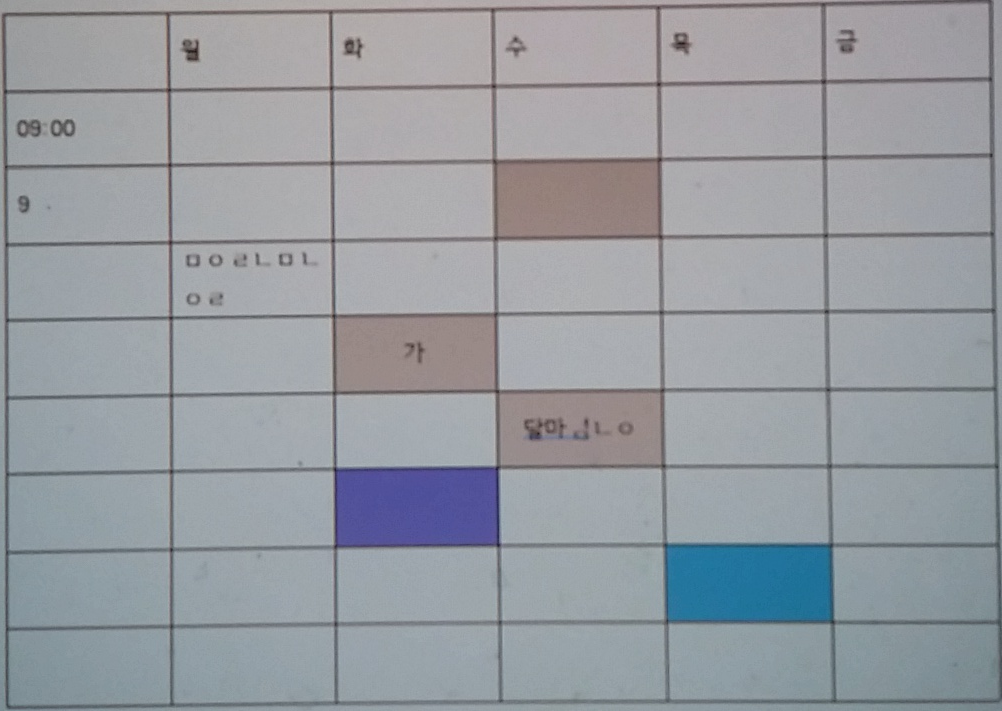
//> input picture c++/OpenCV/OpenCV/test.jpg, 1002 x 711 px
$ ./Source   (built with g++ and OpenCV 4)
//> lines starting //> are read from the running program, lines starting //| are printed output that depends on the picture; after the words box and inside, x2 and y2 are one past the last pixel; in counts of white or black regions, pixels touching at a corner belong together
#include "opencv.hpp"
using namespace cv;
using namespace std;

int main() {
	vector<short> lines, marks;
	Mat src, edges, kernel;
	src = imread("test.jpg");
//> src is the input picture: 711 rows x 1002 cols, CV_8UC3; mean B, G, R 161.4, 155.6, 151.1
	if (src.empty()) {
		printf("error) cannot open image\n");
		waitKey();
		return -1;
	}
//	imshow("src", src);
	printf("%d %d\n", src.rows, src.cols);
//| 711 1002
	cvtColor(src, edges, CV_BGR2GRAY);
	GaussianBlur(edges, edges, Size(11, 11), 0);
	adaptiveThreshold(edges, edges, 255, ADAPTIVE_THRESH_MEAN_C, THRESH_BINARY, 5, 2);
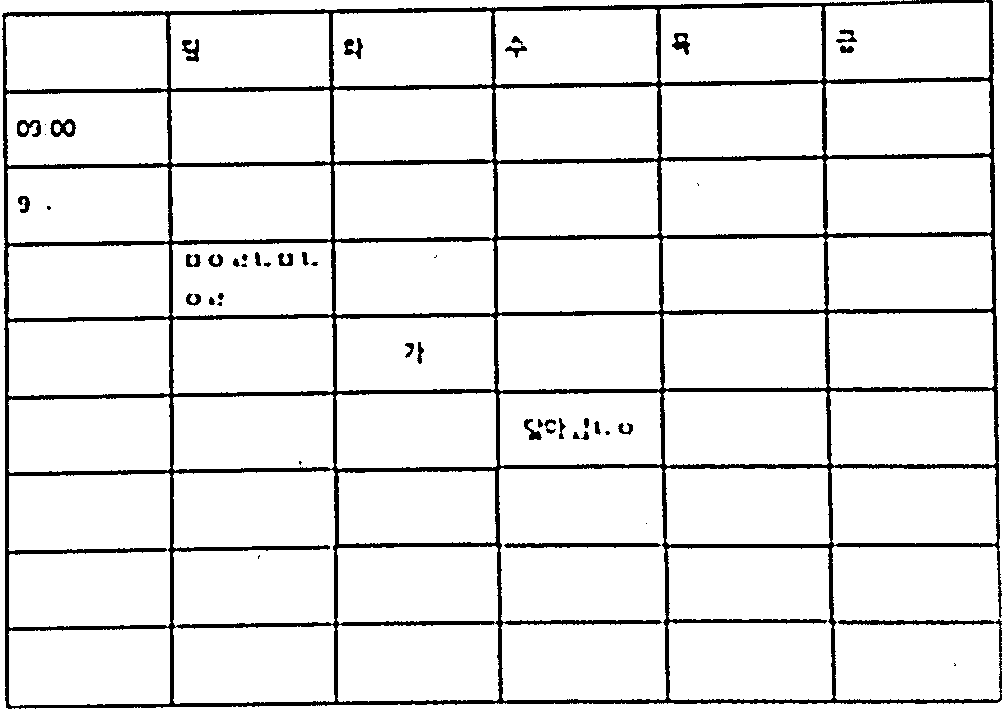
//> edges: 711 rows x 1002 cols, CV_8UC1; 91.3% white; 47 black regions (12 under 20 px), largest, box (x1, y1, x2, y2) and area: (2, 0, 1002, 709) 57732, (504, 543, 661, 548) 643, (50, 119, 76, 137) 268
	bitwise_not(edges, edges);
	kernel = (Mat_<uchar>(3, 3) << 0, 1, 0, 1, 1, 1, 0, 1, 0);
	dilate(edges, edges, kernel);
//> edges: 711 rows x 1002 cols, CV_8UC1; 12.9% white; 36 white regions (7 under 20 px), largest, box (x1, y1, x2, y2) and area: (1, 0, 1002, 710) 86648, (49, 118, 77, 138) 385, (16, 119, 42, 138) 361
	int max = -1;
	Point maxPt;

	for (int y = 0; y < edges.size().height; y++)
	{
		uchar *row = edges.ptr(y);
		for (int x = 0; x < edges.size().width; x++)
		{
			if (row[x] >= 128)
			{

				int area = floodFill(edges, Point(x, y), CV_RGB(0, 0, 64));

				if (area > max)
				{
					maxPt = Point(x, y);
					max = area;
				}
			}
		}

	} floodFill(edges, maxPt, CV_RGB(255, 255, 255));
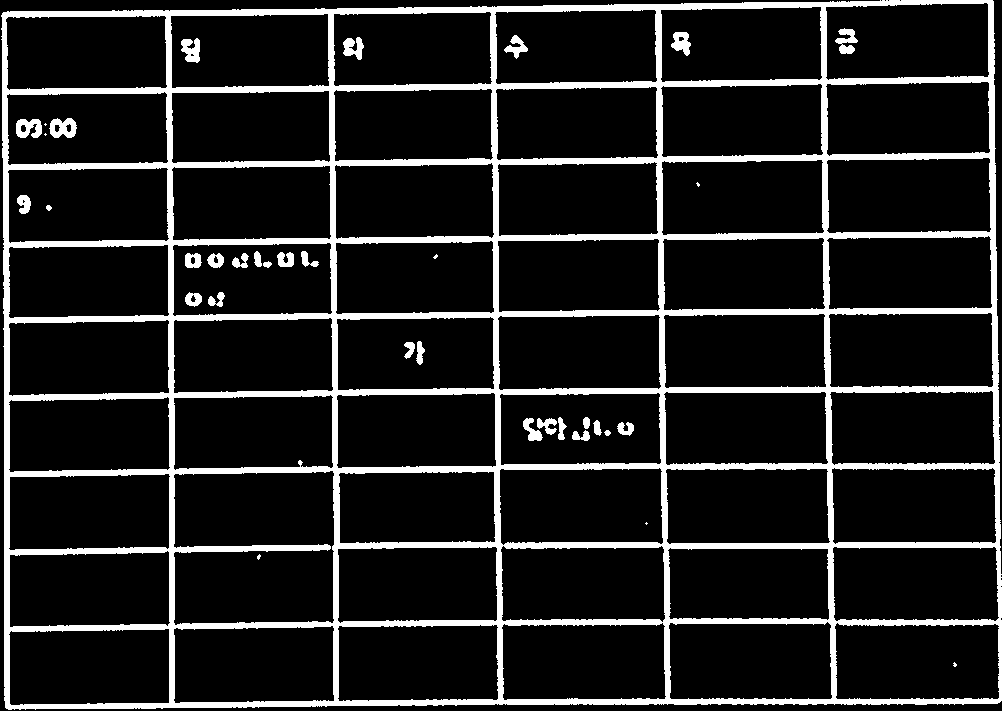
//> edges: 711 rows x 1002 cols, CV_8UC1; values 0 (black) and 64 (white), 12.9% white; 36 white regions (7 under 20 px), largest, box (x1, y1, x2, y2) and area: (1, 0, 1002, 710) 86648, (49, 118, 77, 138) 385, (16, 119, 42, 138) 361
//> after the loop, max = 86648
//> edges: 711 rows x 1002 cols, CV_8UC1; 12.16% of pixels changed, all inside (x1, y1, x2, y2) = (1, 0, 1002, 710)
	for (int y = 0; y < edges.size().height; y++)
	{
		uchar *row = edges.ptr(y);
		for (int x = 0; x < edges.size().width; x++)
		{
			if (row[x] == 64 && x != maxPt.x && y != maxPt.y)
			{
				int area = floodFill(edges, Point(x, y), CV_RGB(0, 0, 0));
			}
		}
	}
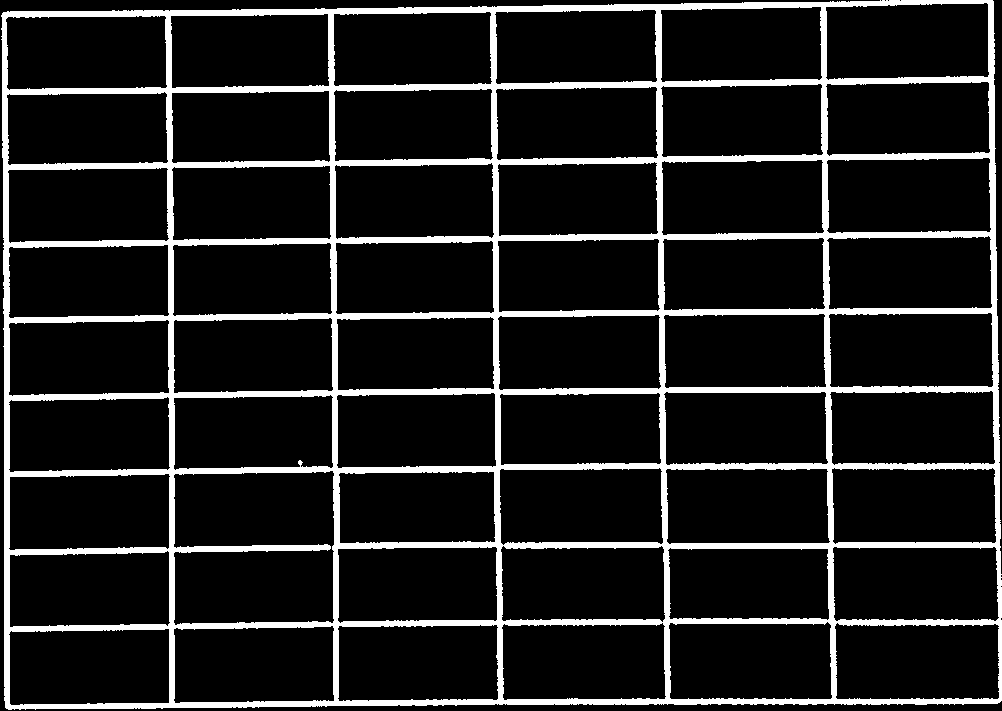
//> edges: 711 rows x 1002 cols, CV_8UC1; 12.2% white; 1 white region, box (x1, y1, x2, y2) and area: (1, 0, 1002, 710) 86648
	erode(edges, edges, kernel);
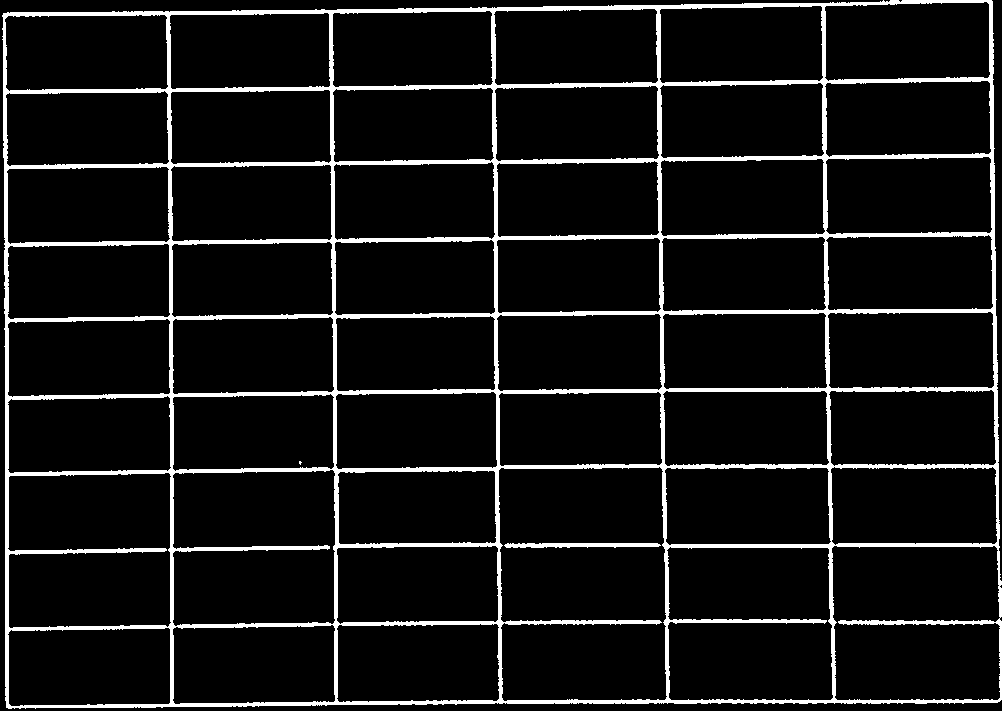
//> edges: 711 rows x 1002 cols, CV_8UC1; 8.2% white; 3 white regions (1 under 20 px), largest, box (x1, y1, x2, y2) and area: (2, 0, 1002, 709) 57845, (504, 543, 661, 548) 643
	//	imshow("thresholded", edges);


	Mat hori = edges.clone();
	int size = hori.cols / 15;
//> size = 66
	Mat horizontalStructure = getStructuringElement(MORPH_RECT, Size(size, 1));
//> horizontalStructure = 66 values from 1 to 1
	erode(hori, hori, horizontalStructure, Point(-1, -1));
	dilate(hori, hori, horizontalStructure, Point(-1, -1));
//> hori: 711 rows x 1002 cols, CV_8UC1; 4.9% white; 16 white regions, largest, box (x1, y1, x2, y2) and area: (3, 0, 994, 16) 3776, (5, 154, 995, 169) 3750, (4, 78, 995, 93) 3730
	//	imshow("hori", hori);


	Mat vert = edges.clone();
	size = vert.rows / 15;
//> size = 47
	Mat verticalStructure = getStructuringElement(MORPH_RECT, Size(1, size));
//> verticalStructure = 47 values from 1 to 1
	erode(vert, vert, verticalStructure, Point(-1, -1));
	dilate(vert, vert, verticalStructure, Point(-1, -1));
//> vert: 711 rows x 1002 cols, CV_8UC1; 2.3% white; 8 white regions, largest, box (x1, y1, x2, y2) and area: (329, 10, 339, 705) 2591, (3, 13, 9, 709) 2528, (657, 5, 669, 704) 2404
	//	imshow("vert", vert);

	Mat matVert = Mat::zeros(src.rows, src.cols, IMREAD_GRAYSCALE);
	line(matVert, Point(src.cols / 2, 0), Point(src.cols / 2, src.rows), Scalar(255, 255, 255), 3, 8, 0);
//> matVert: 711 rows x 1002 cols, CV_8UC1; 0.5% white; 1 white region, box (x1, y1, x2, y2) and area: (499, 0, 504, 711) 3555
	bitwise_and(matVert, hori, matVert);
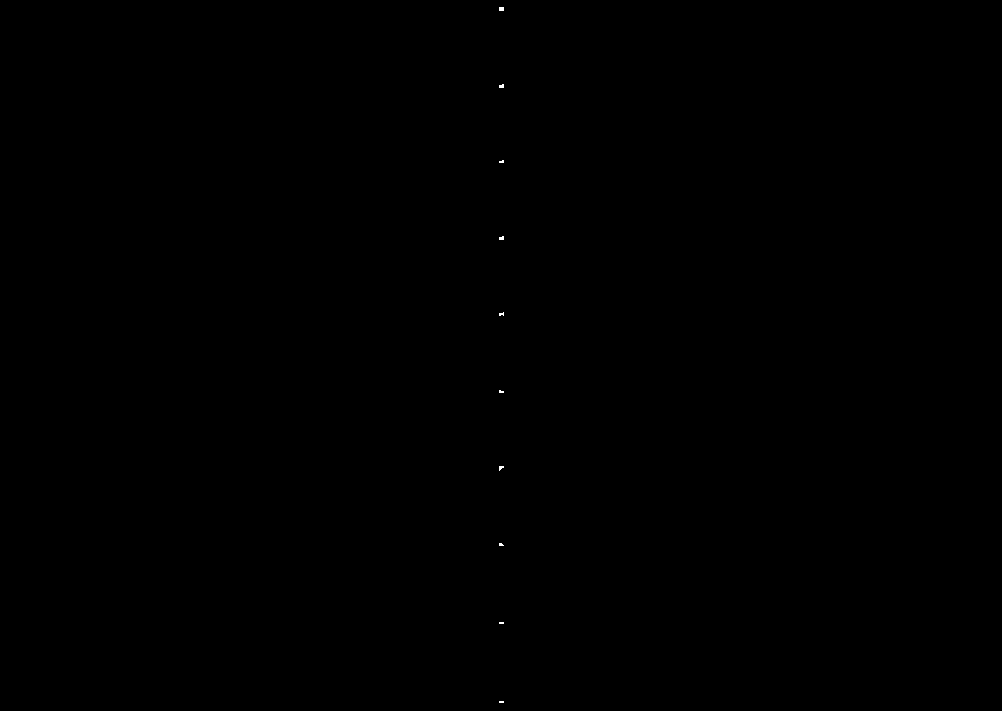
//> matVert: 711 rows x 1002 cols, CV_8UC1; 0.02% white in thin lines or dots, all inside (x1, y1, x2, y2) = (499, 7, 504, 703)
	for (int i = 0, j = matVert.cols / 2, delta = matVert.rows*0.02f; i < matVert.rows; i++) {
		if (matVert.at<uchar>(i, j) != 0) {
			marks.push_back(i);
			i += delta;
		}
	}
	//	imshow("matVert", matVert);


	Mat matHori = Mat::zeros(src.rows, src.cols, IMREAD_GRAYSCALE);
	line(matHori, Point(0, src.rows / 2), Point(src.cols, src.rows / 2), Scalar(255, 255, 255), 3, 8, 0);
//> matHori: 711 rows x 1002 cols, CV_8UC1; 0.7% white; 1 white region, box (x1, y1, x2, y2) and area: (0, 353, 1002, 358) 5010
	bitwise_and(matHori, vert, matHori);
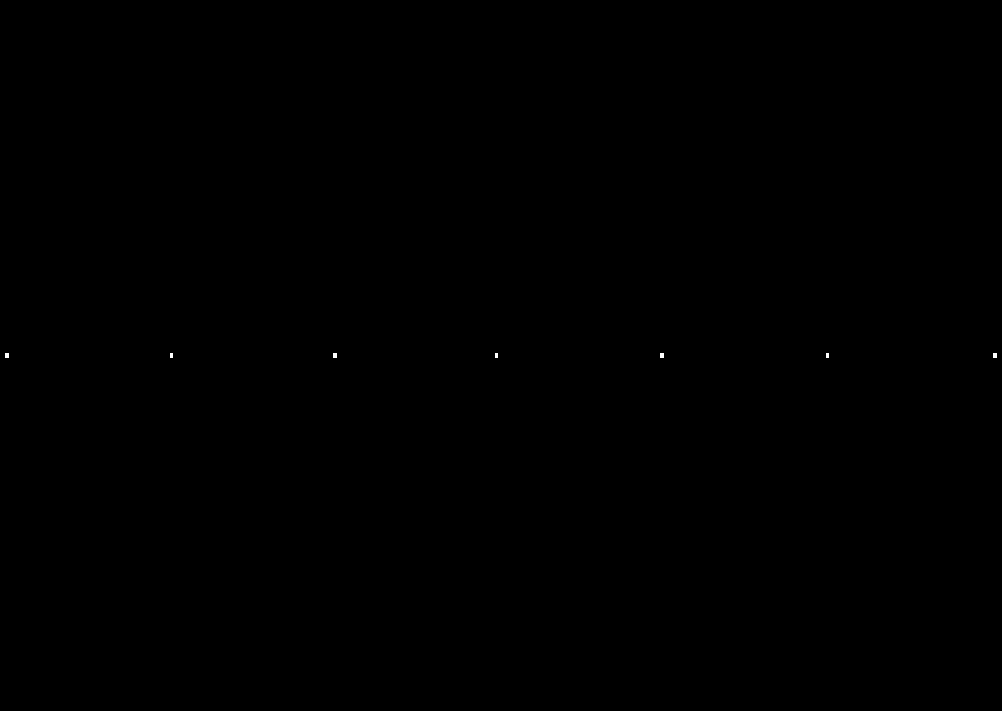
//> matHori: 711 rows x 1002 cols, CV_8UC1; 0.02% white; 7 white regions (3 under 20 px), largest, box (x1, y1, x2, y2) and area: (5, 353, 9, 358) 20, (333, 353, 337, 358) 20, (660, 353, 664, 358) 20, (993, 353, 997, 358) 20
	for (int i = 0, j = matHori.rows / 2, delta = matHori.rows*0.02f; i < matHori.cols; i++) {
		if (matHori.at<uchar>(j, i) != 0) {
			lines.push_back(i);
			i += delta;
		}
	}
	//	imshow("matHori", matHori);

	if (lines.size() < 7) {
		printf("error) there were few columns\n");
		waitKey();
		return -1;
	}

	printf("this table is %d X %d\n", lines.size(), marks.size());
//| this table is 7 X 10
	printf("lines : ", lines.size());
//| lines :
	for (int i = 0; i < lines.size(); i++) {
		printf("%d ", lines.at(i));
	}
	printf("\n");

	printf("marks : ", marks.size());
//| marks :
	for (int i = 0; i < marks.size(); i++) {
		printf("%d ", marks.at(i));
	}
	printf("\n");

	Mat colums[6];
	string name[] = { "0.jpg","1.jpg","2.jpg","3.jpg","4.jpg","5.jpg" };
	for (int i = 0, height = marks.at(marks.size() - 1); i < 6; i++) {
		colums[i] = src(Rect(lines.at(i), marks.at(1), lines.at(i + 1) - lines.at(i), height - marks.at(1)));
	// [5 lines of commented-out code are left out]
		imwrite(name[i], colums[i]);
	}
//> this loop made 6 passes
//> pass 2, `imwrite(name[i], colums[i]);`:
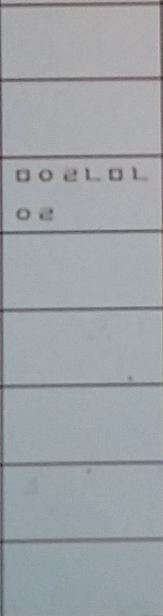
//> saved as 1.jpg: 616 rows x 163 cols, CV_8UC3; mean B, G, R 167.4, 162.9, 157.9

	waitKey();
	return 0;
}

$ run again, with c++/OpenCV/OpenCV/untitled10.jpg copied over c++/OpenCV/OpenCV/test.jpg
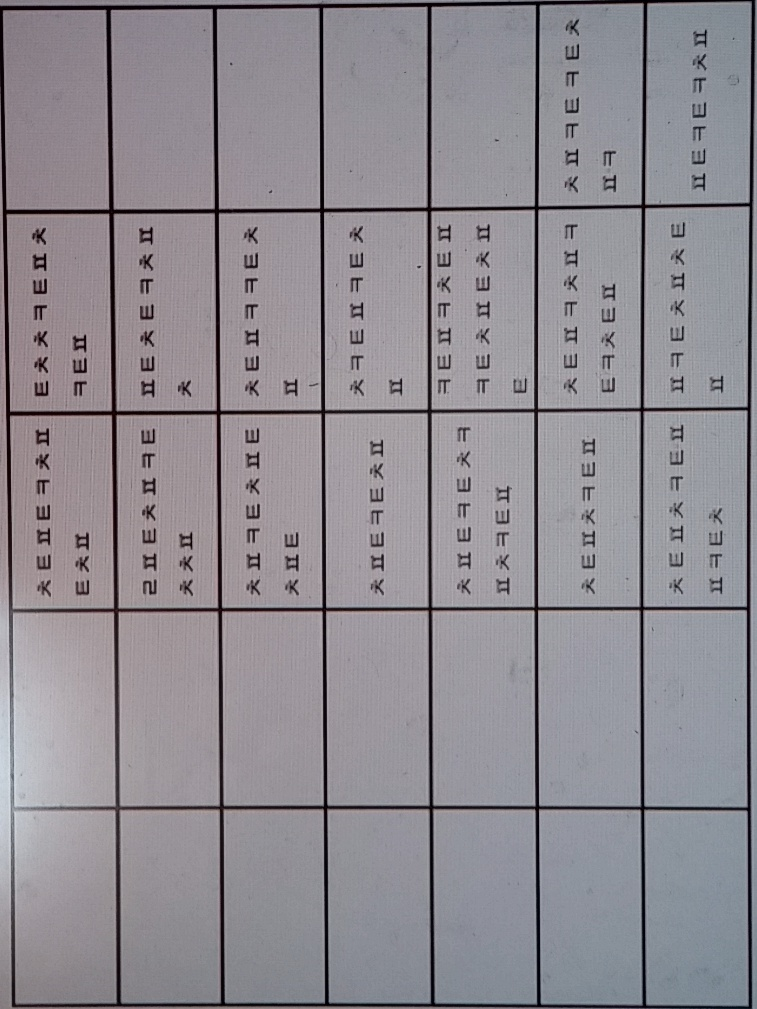
//> input picture c++/OpenCV/OpenCV/untitled10.jpg, 757 x 1009 px
//> src is the input picture: 1009 rows x 757 cols, CV_8UC3; mean B, G, R 145.7, 139.2, 142.9
//| 1009 757
//> after the loop `for (int y = 0; y < edges.size().height; y++)`:
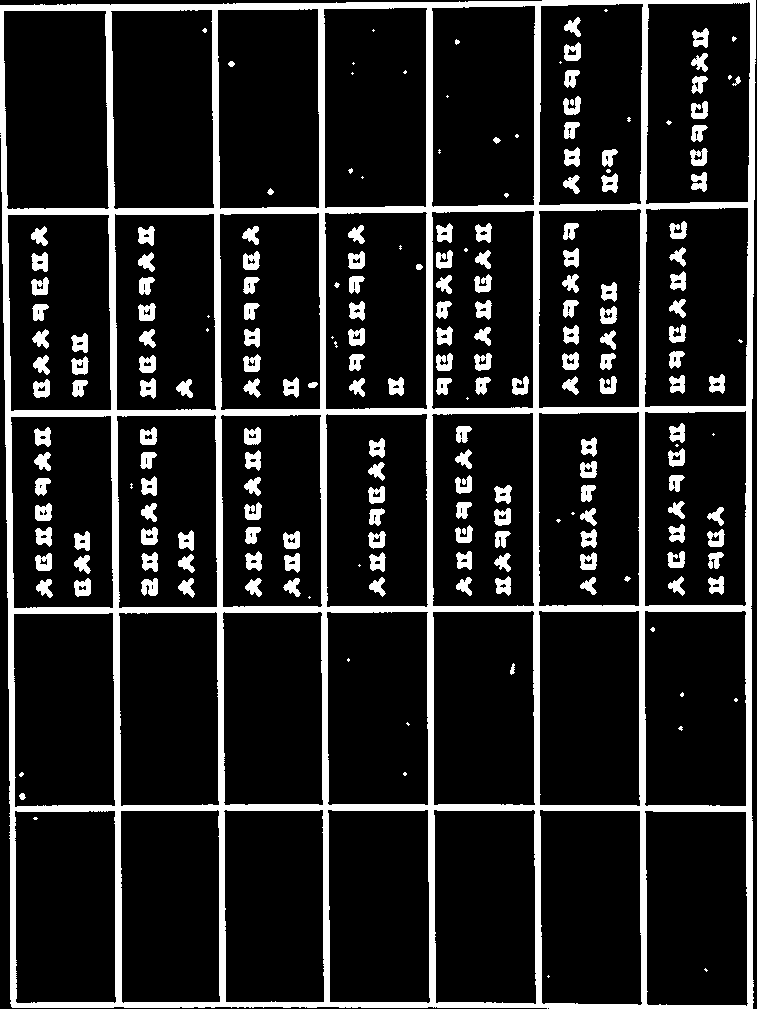
//> edges: 1009 rows x 757 cols, CV_8UC1; values 0 (black) and 64 (white), 14.4% white; 211 white regions (45 under 20 px), largest, box (x1, y1, x2, y2) and area: (0, 0, 756, 1009) 77723, (31, 252, 48, 272) 245, (138, 303, 156, 321) 240
//> after the loop `for (int y = 0; y < edges.size().height; y++)`: max = 77723
//| this table is 8 X 6
//| lines :
//| marks :
//> the loop `for (int i = 0, height = marks.at(marks.size() - 1); i < 6; i++)` made 6 passes
//> pass 2, `imwrite(name[i], colums[i]);`:
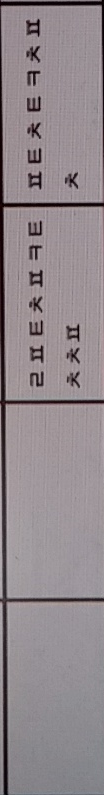
//> saved as 1.jpg: 795 rows x 104 cols, CV_8UC3; mean B, G, R 140.8, 136.2, 145.3
